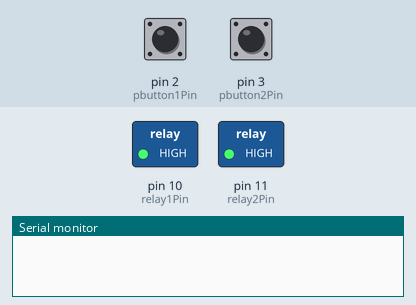
A sketch run on a simulated Arduino Uno, built with avr-gcc and run on an emulated ATmega328P. On the bench: switched loads named in the sketch (green lamp = pin HIGH), the last lines printed to the serial monitor. Dashed ring = blinking. Inputs (shaded band) come from the test bench; at power-on: pin 2 (pbutton1Pin) HIGH, pin 3 (pbutton2Pin) HIGH.

Above: at 1.2 s.
1.3 s: pin 2 (pbutton1Pin) pulled LOW for 3.2 s
At 2.1 s:
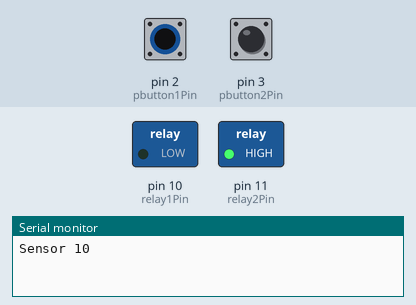
6.0 s: pin 3 (pbutton2Pin) pulled LOW for 0.15 s
At 6.8 s:
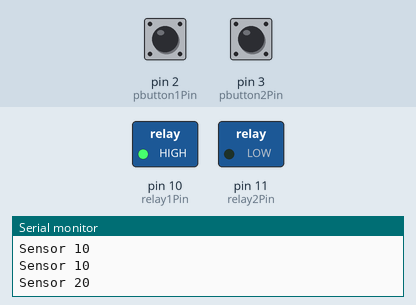
8.5 s: pin 3 (pbutton2Pin) pulled LOW for 3.2 s
At 12.6 s:
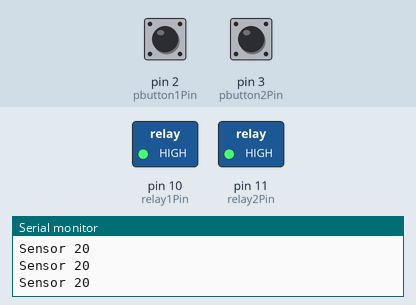
13.2 s: pin 2 (pbutton1Pin) driven LOW and pin 3 (pbutton2Pin) driven LOW
At 14.5 s:
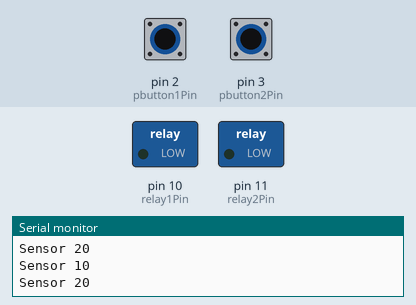
16.2 s: pin 2 (pbutton1Pin) driven HIGH
At 17.1 s:
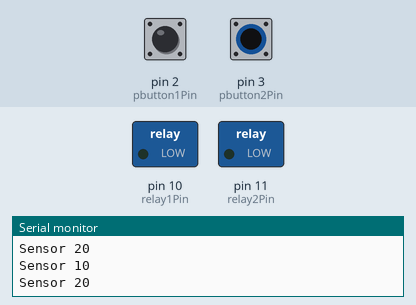
Timing chart, 0 to 20.2 s (numbered marks = the images above; inputs shaded):
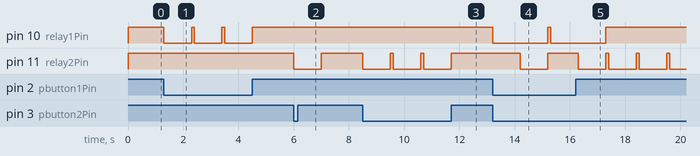

Measured:
- after the input at 1.3 s, pin 10 (relay1Pin): alternates HIGH for 0.10 s and LOW for 1.0 s, starting at once
- after the input at 6.0 s, pin 11 (relay2Pin): HIGH → LOW at once, → HIGH 1.0 s later
- after the input at 8.5 s, pin 11 (relay2Pin): alternates HIGH for 0.10 s and LOW for 1.0 s, starting at once
- after the input at 13.2 s, pin 10 (relay1Pin): HIGH → LOW at once, → HIGH 2.0 s later, → LOW 0.10 s later; pin 11 (relay2Pin): HIGH → LOW after 1.0 s, → HIGH 1.0 s later
- after the input at 16.2 s, pin 10 (relay1Pin): goes on until 17.3 s, then stays HIGH; pin 11 (relay2Pin): alternates HIGH for 0.10 s and LOW for 1.0 s, starting after 1.2 s

The sketch:

TwoPushButtonsRelays.ino
```cpp
/* ControlLiftButtons Arduino Code written by Rajiv B Deo July 2020
   This code is in public domain and can be freely copied.
   */
int pbutton1Pin = 2;// connect output to push button
int relay1Pin = 10;// Connected to relay (LED)
int pbutton2Pin = 3;// connect output to push button
int relay2Pin = 11;// Connected to relay (LED)

int val = LOW; // push value from input pin

void setup() {
  Serial.begin(115200);
  pinMode(pbutton1Pin, INPUT_PULLUP);
  pinMode(relay1Pin, OUTPUT);
  digitalWrite(relay1Pin, HIGH);// keep the load OFF at the begining. If you wanted to be ON, change the HIGH to LOW
  pinMode(pbutton2Pin, INPUT_PULLUP);
  pinMode(relay2Pin, OUTPUT);
  digitalWrite(relay2Pin, HIGH);// keep the load OFF at the begining. If you wanted to be ON, change the HIGH to LOW
}

void loop() {
  val = digitalRead(pbutton1Pin);// read the push button value
  if (val == LOW) {
    Serial.print("Sensor 1");
    Serial.println(val);
    digitalWrite(relay1Pin, LOW);
    delay(1000);
  }
  val = digitalRead(pbutton2Pin);// read the push button value
  if (val == LOW) {
    Serial.print("Sensor 2");
    Serial.println(val);
    digitalWrite(relay2Pin, LOW);
    delay(1000);
  }
  digitalWrite(relay1Pin, HIGH);
  digitalWrite(relay2Pin, HIGH);
  delay(100);
}
```
